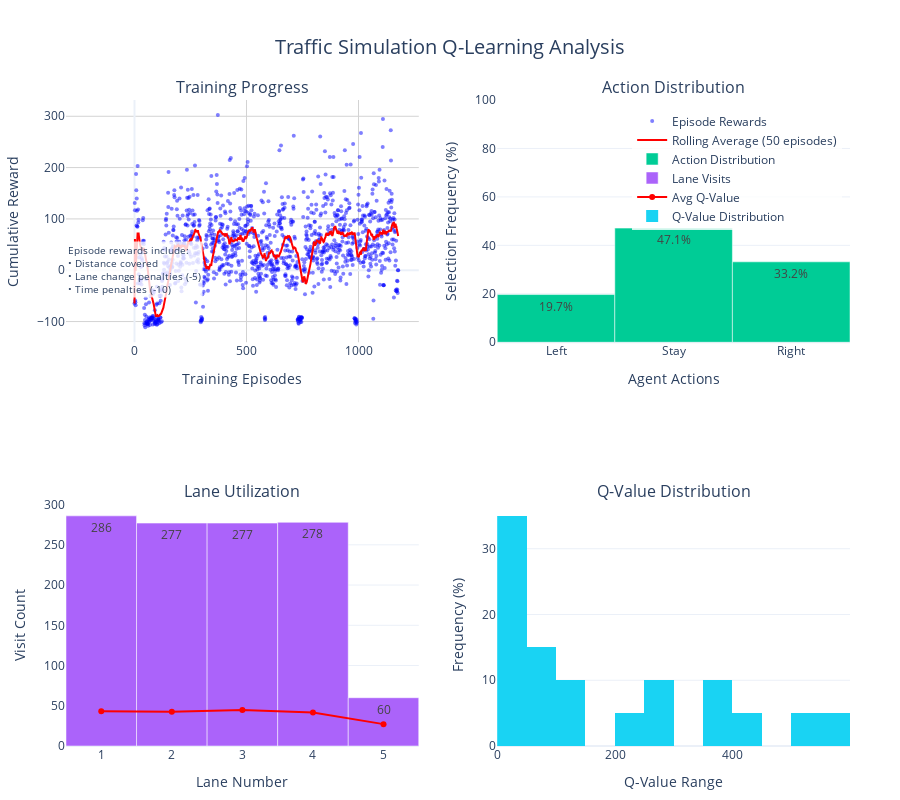

The notebook cell saved with this chart:
### Code cell
dashboard = TrafficDashboard(dashboard_data)
fig = dashboard.create_dashboard()

# Update figure layout for better visibility
fig.update_layout(
    title=dict(
        text="Traffic Simulation Q-Learning Analysis",
        x=0.5,
        y=0.95,
        xanchor='center',
        font=dict(size=20)
    ),
    showlegend=True,
    legend=dict(
        yanchor="top",
        y=0.99,
        xanchor="right",
        x=0.99,
        bgcolor="rgba(255,255,255,0.8)"
    ),
    margin=dict(t=100, b=50, l=50, r=50))

fig.show()

### Figure 1 — Plotly figure (JSON) as saved in the notebook; plotly's stock layout.template omitted (floating-point values rounded to 4 significant figures; data arrays with more than 128 entries replaced by an {"elided": "..."} marker saying what was removed)
{"data": [{"hovertemplate": "Episode: %{x}<br>Reward: %{y:.2f}<extra></extra>", "marker": {"color": "blue", "opacity": 0.5, "size": 4}, "mode": "markers", "name": "Episode Rewards", "type": "scatter", "x": {"elided": "1178 int values"}, "xaxis": "x", "y": {"elided": "1178 float values"}, "yaxis": "y"}, {"hovertemplate": "Episode: %{x}<br>Avg Reward: %{y:.2f}<extra></extra>", "line": {"color": "red", "width": 2}, "mode": "lines", "name": "Rolling Average (50 episodes)", "type": "scatter", "x": {"elided": "1178 int values"}, "xaxis": "x", "y": {"elided": "1178 float values"}, "yaxis": "y"}, {"name": "Action Distribution", "text": ["19.7%", "47.1%", "33.2%"], "textposition": "auto", "type": "bar", "x": ["Left", "Stay", "Right"], "xaxis": "x2", "y": [19.69, 47.11, 33.19], "yaxis": "y2"}, {"name": "Lane Visits", "text": ["286", "277", "277", "278", "60"], "textposition": "auto", "type": "bar", "x": [1, 2, 3, 4, 5], "xaxis": "x3", "y": [286, 277, 277, 278, 60], "yaxis": "y3"}, {"line": {"color": "red"}, "mode": "lines+markers", "name": "Avg Q-Value", "type": "scatter", "x": [1, 2, 3, 4, 5], "xaxis": "x3", "y": [43.22, 42.59, 44.62, 41.7, 27.18], "yaxis": "y3"}, {"histnorm": "percent", "name": "Q-Value Distribution", "nbinsx": 20, "type": "histogram", "x": [55, 294, 58, 116, 279, 436, 596, 512, 393, 354, 207, 115, 50, 25, 17, 11, 7, 3, 4, 2], "xaxis": "x4", "yaxis": "y4"}], "layout": {"annotations": [{"font": {"size": 16}, "showarrow": false, "text": "Training Progress", "x": 0.225, "xanchor": "center", "xref": "paper", "y": 1, "yanchor": "bottom", "yref": "paper"}, {"font": {"size": 16}, "showarrow": false, "text": "Action Distribution", "x": 0.775, "xanchor": "center", "xref": "paper", "y": 1, "yanchor": "bottom", "yref": "paper"}, {"font": {"size": 16}, "showarrow": false, "text": "Lane Utilization", "x": 0.225, "xanchor": "center", "xref": "paper", "y": 0.375, "yanchor": "bottom", "yref": "paper"}, {"font": {"size": 16}, "showarrow": false, "text": "Q-Value Distribution", "x": 0.775, "xanchor": "center", "xref": "paper", "y": 0.375, "yanchor": "bottom", "yref": "paper"}, {"align": "left", "bgcolor": "rgba(255,255,255,0.8)", "font": {"size": 10}, "showarrow": false, "text": "Episode rewards include:<br>• Distance covered<br>• Lane change penalties (-5)<br>• Time penalties (-10)", "x": 0.02, "xref": "x", "y": 0.98, "yref": "y"}], "font": {"size": 12}, "height": 800, "legend": {"bgcolor": "rgba(255,255,255,0.8)", "x": 0.99, "xanchor": "right", "y": 0.99, "yanchor": "top"}, "margin": {"b": 50, "l": 50, "r": 50, "t": 100}, "showlegend": true, "title": {"font": {"size": 20}, "text": "Traffic Simulation Q-Learning Analysis", "x": 0.5, "xanchor": "center", "y": 0.95}, "xaxis": {"anchor": "y", "domain": [0, 0.45], "gridcolor": "lightgray", "tickfont": {"size": 12}, "title": {"font": {"size": 14}, "text": "Training Episodes"}}, "xaxis2": {"anchor": "y2", "domain": [0.55, 1], "tickfont": {"size": 12}, "title": {"font": {"size": 14}, "text": "Agent Actions"}}, "xaxis3": {"anchor": "y3", "domain": [0, 0.45], "tickfont": {"size": 12}, "title": {"font": {"size": 14}, "text": "Lane Number"}}, "xaxis4": {"anchor": "y4", "domain": [0.55, 1], "tickfont": {"size": 12}, "title": {"font": {"size": 14}, "text": "Q-Value Range"}}, "yaxis": {"anchor": "x", "domain": [0.625, 1], "gridcolor": "lightgray", "tickfont": {"size": 12}, "title": {"font": {"size": 14}, "text": "Cumulative Reward"}}, "yaxis2": {"anchor": "x2", "domain": [0.625, 1], "range": [0, 100], "tickfont": {"size": 12}, "title": {"font": {"size": 14}, "text": "Selection Frequency (%)"}}, "yaxis3": {"anchor": "x3", "domain": [0, 0.375], "tickfont": {"size": 12}, "title": {"font": {"size": 14}, "text": "Visit Count"}}, "yaxis4": {"anchor": "x4", "domain": [0, 0.375], "tickfont": {"size": 12}, "title": {"font": {"size": 14}, "text": "Frequency (%)"}}}}
